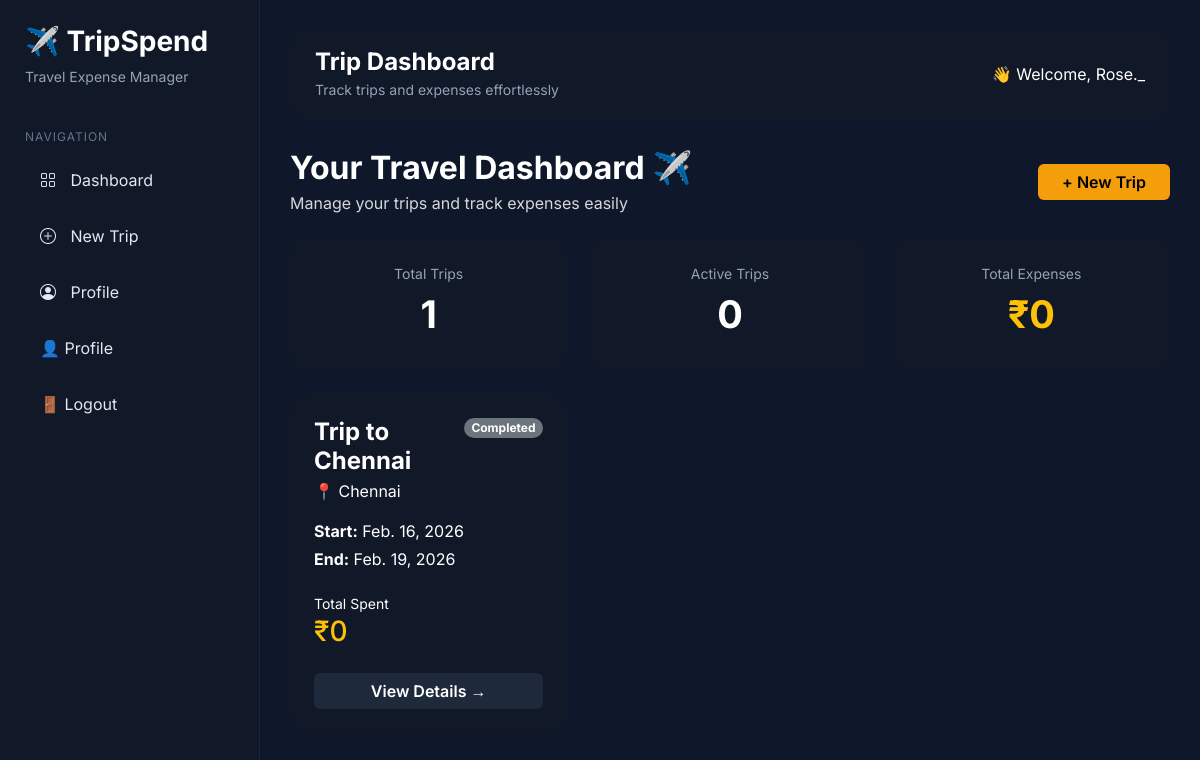
Screenshot of / (signed in) with the database file from the repository.
### tripspend_app/models.py (models this page shows, shortened)
class Trip(models.Model):
    user = models.ForeignKey(User, on_delete=models.CASCADE, related_name="trips")
    title = models.CharField(max_length=100)
    destination = models.CharField(max_length=100)
    start_date = models.DateField()
    end_date = models.DateField()
    created_at = models.DateTimeField(auto_now_add=True)
    def total_expense(self):
        return sum(expense.amount for expense in self.expenses.all())

### tripspend_app/views.py (the view)
# urls.py: path("", views.trip_list, name="trip_list"),
@login_required
def trip_list(request):
    trips = Trip.objects.filter(user=request.user).order_by('-created_at')
    today = date.today()
    active_trips = trips.filter(
        start_date__lte=today,
        end_date__gte=today
    ).count()
    total_expense = Expense.objects.filter(
        trip__user=request.user
    ).aggregate(total=Sum('amount'))['total'] or 0
    return render(request, "trip_list.html", {
        "trips": trips,
        "active_trips": active_trips,
        "total_expense": total_expense,
        "today": today,
    })

### tripspend_app/templates/trip_list.html (shortened to what this page needs)
{% extends "base.html" %}
{% block content %}
<div class="d-flex justify-content-between align-items-center mb-4 flex-wrap gap-3">
    <div>
        <h2 class="fw-bold mb-1">Your Travel Dashboard ✈️</h2>
        <p class="text-light mb-0" style="opacity: 0.85;">
            Manage your trips and track expenses easily
        </p>
    </div>
    <div class="d-flex gap-2">
        <a href="{% url 'trip_create' %}" class="btn btn-warning px-4 fw-semibold">+ New Trip</a>
    </div>
</div>
<div class="row g-4 mb-4">
    <div class="col-md-4">
        <div class="card stat-card p-4 text-center h-100">
            <p class="stat-label mb-2">Total Trips</p>
            <h2 class="stat-value">{{ trips|length }}</h2>
        </div>
    </div>
    <div class="col-md-4">
        <div class="card stat-card p-4 text-center h-100">
            <p class="stat-label mb-2">Active Trips</p>
            <h2 class="stat-value">{{ active_trips }}</h2>
        </div>
    </div>
    <div class="col-md-4">
        <div class="card stat-card p-4 text-center h-100">
            <p class="stat-label mb-2">Total Expenses</p>
            <h2 class="stat-value text-warning">₹{{ total_expense }}</h2>
        </div>
    </div>
</div>
<div class="row g-4">
    {% for trip in trips %}
    <div class="col-lg-4 col-md-6">
        <div class="card trip-card p-4 h-100">
            <div class="d-flex justify-content-between align-items-start mb-3">
                <div>
                    <h4 class="fw-bold mb-1">{{ trip.title }}</h4>
                    <p class="mb-0 trip-location">📍 {{ trip.destination }}</p>
                </div>
                {% if trip.start_date <= today and trip.end_date >= today %}
                    <span class="badge rounded-pill bg-success">Active</span>
                {% elif trip.start_date > today %}
                    <span class="badge rounded-pill bg-info text-dark">Upcoming</span>
                {% else %}
                    <span class="badge rounded-pill bg-secondary">Completed</span>
                {% endif %}
            </div>
            <div class="trip-info mb-3">
                <p class="mb-1"><strong>Start:</strong> {{ trip.start_date }}</p>
                <p class="mb-1"><strong>End:</strong> {{ trip.end_date }}</p>
            </div>
            <div class="expense-box mb-4">
                <small class="expense-label">Total Spent</small>
                <h3 class="expense-value text-warning mb-0">₹{{ trip.total_expense }}</h3>
            </div>
            <div class="mt-auto">
                <a href="{% url 'trip_detail' trip.id %}" class="btn btn-dark w-100 fw-semibold">
                    View Details →
                </a>
            </div>
        </div>
    </div>
    {% endfor %}
</div>
{% endblock %}

### tripspend_app/templates/base.html (shortened to what this page needs)
<!DOCTYPE html>
<html lang="en">
<head>
    <link href="https://cdn.jsdelivr.net/npm/bootstrap@5.3.2/dist/css/bootstrap.min.css" rel="stylesheet">
    <link href="https://cdn.jsdelivr.net/npm/bootstrap-icons@1.11.3/font/bootstrap-icons.css" rel="stylesheet">
</head>
<body>
<div class="sidebar">
    <div class="logo">
        <h3>✈️ TripSpend</h3>
        <small>Travel Expense Manager</small>
    </div>
    <div class="menu-title">
        Navigation
    </div>
    <a href="{% url 'trip_list' %}">
        <i class="bi bi-grid"></i>
        Dashboard
    </a>
    <a href="{% url 'trip_create' %}">
        <i class="bi bi-plus-circle"></i>
        New Trip
    </a>
    <a href="{% url 'profile' %}">
        <i class="bi bi-person-circle"></i>
        Profile
    </a>
    {% if user.is_authenticated %}
    <a href="{% url 'profile' %}">
        👤 Profile
    </a>
    <a href="{% url 'logout' %}">
        🚪 Logout
    </a>
    {% endif %}
</div>
<div class="main">
    <div class="topbar">
        <div>
            <h4>Trip Dashboard</h4>
            <small>Track trips and expenses effortlessly</small>
        </div>
        {% if user.is_authenticated %}
        <div>
            👋 Welcome, {{ user.username }}
        </div>
        {% endif %}
    </div>
    {% block content %}
    {% endblock %}
</div>
</body>
</html>

### tripspend_app/templates/base.html (style rules this page uses)
* { font-family: 'Inter', sans-serif; }
body { margin:0; background:#0f172a; color:white; min-height:100vh; }
.sidebar { width:260px; height:100vh; position:fixed; left:0; top:0; background:#111827; border-right:1px solid rgba(255,255,255,.05); padding:25px; overflow-y:auto; }
.logo { margin-bottom:40px; }
.logo h3 { font-weight:700; margin-bottom:5px; }
.logo small { color:#94a3b8; }
.menu-title { color:#64748b; font-size:12px; text-transform:uppercase; letter-spacing:1px; margin-bottom:10px; }
.sidebar a { display:block; text-decoration:none; color:#e2e8f0; padding:12px 15px; border-radius:12px; margin-bottom:8px; transition:.3s; }
.sidebar a i { margin-right:10px; }
.main { margin-left:260px; padding:30px; }
.topbar { background:#111827; border-radius:18px; padding:18px 25px; display:flex; justify-content:space-between; align-items:center; margin-bottom:30px; }
.topbar h4 { margin:0; font-weight:700; }
.topbar small { color:#94a3b8; }
.card { background:#111827; border:none; border-radius:20px; color:white; transition:.3s; }
.stat-card { padding:25px; }
.stat-label { color:#94a3b8; font-size:14px; }
.stat-value { font-size:38px; font-weight:700; }
.btn-warning { background:#f59e0b; border:none; }
.btn-dark { background:#1e293b; border:none; }

### rows the page displays
Trip: title "Trip to Chennai", destination "Chennai", shows "Completed", start_date "Feb. 16, 2026", end_date "Feb. 19, 2026", total_expense "0"

### other values shown
{{ user.username }} "Rose._"
{{ trips|length }} "1"
{{ active_trips }} "0"
{{ total_expense }} "0"
